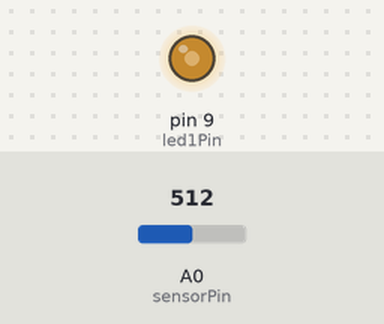
Recording of a sketch running on a simulated Arduino Uno, built with avr-gcc and run on an emulated ATmega328P. Parts: output pins drawn as LEDs (lit = HIGH). The test bench sets the inputs (shaded band); at power-on: A0 (sensorPin) = 512.

Above: at 1.2 s.
1.3 s: A0 (sensorPin) set to 716
At 2.5 s:
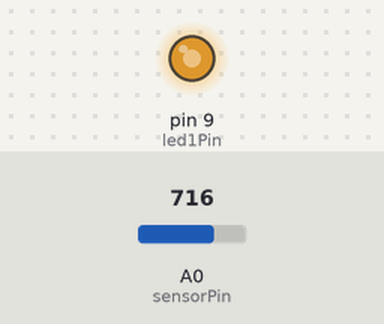
2.8 s: A0 (sensorPin) set to 900
At 3.9 s:
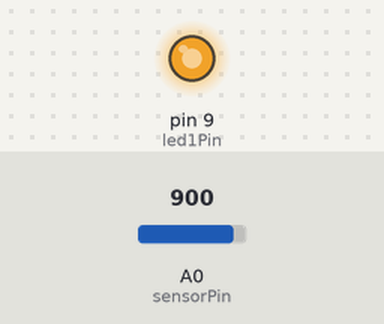
4.3 s: A0 (sensorPin) set to 122
At 5.0 s:
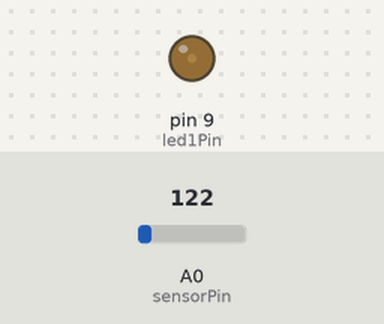
5.8 s: A0 (sensorPin) set to 0
At 6.1 s:
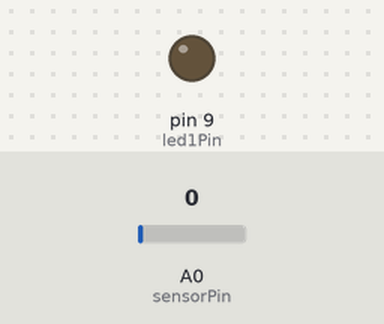
7.3 s: A0 (sensorPin) set to 511
At 8.5 s:
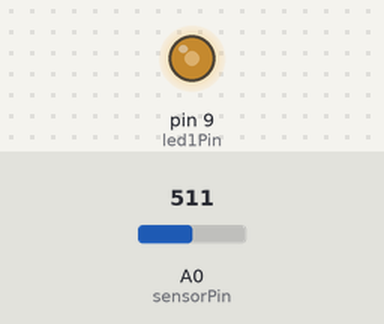
Timing chart, 0 to 9.8 s (numbered marks = the images above; inputs shaded):
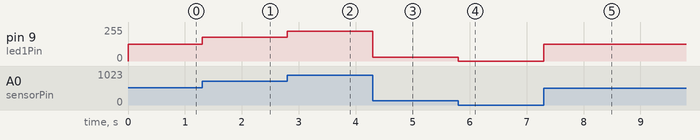

Measured:
- after the input at 1.3 s, pin 9 (led1Pin): 127/255 → 178/255 at once
- after the input at 2.8 s, pin 9 (led1Pin): 178/255 → 224/255 at once
- after the input at 4.3 s, pin 9 (led1Pin): 224/255 → 30/255 at once
- after the input at 5.8 s, pin 9 (led1Pin): 30/255 → 0/255 at once
- after the input at 7.3 s, pin 9 (led1Pin): 0/255 → 127/255 at once

The sketch:

hh_avg_income_state.png.ino
```cpp
const int led1Pin =  9; // pin number for LED output
const int sensorPin = 0; // pin number for sensing potentiometer
int brightness = 0;    // variable for indicating how bright the LED is

void setup() {
  pinMode(led1Pin, OUTPUT);  // Set up the LED pin to be an output:
}

void loop() {
  int sensorValue;
  sensorValue = analogRead(sensorPin); // read from the potentiometer
  brightness = map(sensorValue, 0, 1023, 0, 255); // map the value from potentiometer (range from 0 to 1023) to the brightness (from 0 to 255)
  // control the brightenss based on the sensor value
  if (sensorValue >= 0) {
    analogWrite(led1Pin, brightness);  // turn the LED on with certain brightness
  } else{
    digitalWrite(led1Pin, LOW);  // turn the LED off
  }
}
```
